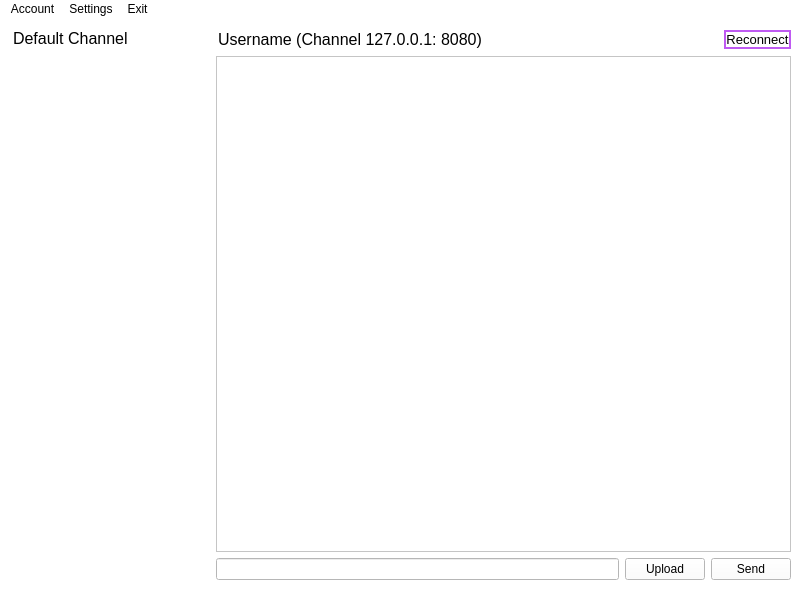
<?xml version="1.0" encoding="UTF-8"?>
<ui version="4.0">
 <class>MainWindow</class>
 <widget class="QMainWindow" name="MainWindow">
  <property name="geometry">
   <rect>
    <x>0</x>
    <y>0</y>
    <width>800</width>
    <height>600</height>
   </rect>
  </property>
  <property name="mouseTracking">
   <bool>false</bool>
  </property>
  <property name="windowTitle">
   <string>QtChat</string>
  </property>
  <property name="windowIcon">
   <iconset resource="assets.qrc">
    <normaloff>:/main_prefix/message-3-fill.png</normaloff>:/main_prefix/message-3-fill.png</iconset>
  </property>
  <property name="windowOpacity">
   <double>0.960000000000000</double>
  </property>
  <property name="styleSheet">
   <string notr="true">background: #fff;</string>
  </property>
  <widget class="QWidget" name="centralwidget">
   <widget class="QWidget" name="horizontalLayoutWidget">
    <property name="geometry">
     <rect>
      <x>0</x>
      <y>0</y>
      <width>801</width>
      <height>571</height>
     </rect>
    </property>
    <layout class="QHBoxLayout" name="horizontalLayout" stretch="0,0">
     <property name="leftMargin">
      <number>10</number>
     </property>
     <property name="topMargin">
      <number>10</number>
     </property>
     <property name="rightMargin">
      <number>10</number>
     </property>
     <property name="bottomMargin">
      <number>10</number>
     </property>
     <item>
      <widget class="QListWidget" name="listWidget">
       <property name="maximumSize">
        <size>
         <width>200</width>
         <height>16777215</height>
        </size>
       </property>
       <property name="font">
        <font>
         <pointsize>12</pointsize>
        </font>
       </property>
       <property name="styleSheet">
        <string notr="true">border: none;
font-size: 9;</string>
       </property>
       <item>
        <property name="text">
         <string>Default Channel</string>
        </property>
       </item>
      </widget>
     </item>
     <item>
      <layout class="QVBoxLayout" name="verticalLayout">
       <item>
        <layout class="QHBoxLayout" name="horizontalLayout_3">
         <item>
          <widget class="QLineEdit" name="account_info">
           <property name="font">
            <font>
             <pointsize>12</pointsize>
            </font>
           </property>
           <property name="styleSheet">
            <string notr="true">border: none</string>
           </property>
           <property name="text">
            <string>Username (Channel 127.0.0.1: 8080)</string>
           </property>
           <property name="readOnly">
            <bool>true</bool>
           </property>
          </widget>
         </item>
         <item>
          <widget class="QPushButton" name="reconnect">
           <property name="font">
            <font>
             <pointsize>10</pointsize>
            </font>
           </property>
           <property name="styleSheet">
            <string notr="true">#reconnect {
	border: 2px solid #bf5af2;
	border-radius: 1em;
	padding: .3em;
}</string>
           </property>
           <property name="text">
            <string>Reconnect</string>
           </property>
           <property name="icon">
            <iconset resource="assets.qrc">
             <normaloff>:/main_prefix/refresh-line.png</normaloff>:/main_prefix/refresh-line.png</iconset>
           </property>
          </widget>
         </item>
        </layout>
       </item>
       <item>
        <widget class="QTextEdit" name="textEdit">
         <property name="font">
          <font>
           <pointsize>12</pointsize>
          </font>
         </property>
        </widget>
       </item>
       <item>
        <layout class="QHBoxLayout" name="horizontalLayout_2">
         <item>
          <widget class="QLineEdit" name="lineEdit"/>
         </item>
         <item>
          <widget class="QPushButton" name="upload">
           <property name="text">
            <string>Upload</string>
           </property>
           <property name="icon">
            <iconset resource="assets.qrc">
             <normaloff>:/main_prefix/attachment-2.png</normaloff>:/main_prefix/attachment-2.png</iconset>
           </property>
          </widget>
         </item>
         <item>
          <widget class="QPushButton" name="send">
           <property name="text">
            <string>Send</string>
           </property>
          </widget>
         </item>
        </layout>
       </item>
      </layout>
     </item>
    </layout>
   </widget>
  </widget>
  <widget class="QMenuBar" name="menubar">
   <property name="geometry">
    <rect>
     <x>0</x>
     <y>0</y>
     <width>800</width>
     <height>22</height>
    </rect>
   </property>
   <widget class="QMenu" name="menuFile">
    <property name="title">
     <string>Account</string>
    </property>
    <addaction name="actionLogin"/>
    <addaction name="actionLogout"/>
    <addaction name="actionSwitch_user"/>
   </widget>
   <widget class="QMenu" name="menuSettings">
    <property name="title">
     <string>Settings</string>
    </property>
   </widget>
   <widget class="QMenu" name="menuExit">
    <property name="title">
     <string>Exit</string>
    </property>
   </widget>
   <addaction name="menuFile"/>
   <addaction name="menuSettings"/>
   <addaction name="menuExit"/>
  </widget>
  <action name="actionSettings">
   <property name="text">
    <string>Settings</string>
   </property>
  </action>
  <action name="actionConnect">
   <property name="text">
    <string>Connect</string>
   </property>
  </action>
  <action name="actionSettings_2">
   <property name="text">
    <string>Settings</string>
   </property>
  </action>
  <action name="actionLogin">
   <property name="text">
    <string>Login</string>
   </property>
  </action>
  <action name="actionLogout">
   <property name="text">
    <string>Logout</string>
   </property>
  </action>
  <action name="actionSwitch_user">
   <property name="text">
    <string>Switch user</string>
   </property>
  </action>
 </widget>
 <resources>
  <include location="assets.qrc"/>
 </resources>
 <connections/>
</ui>
